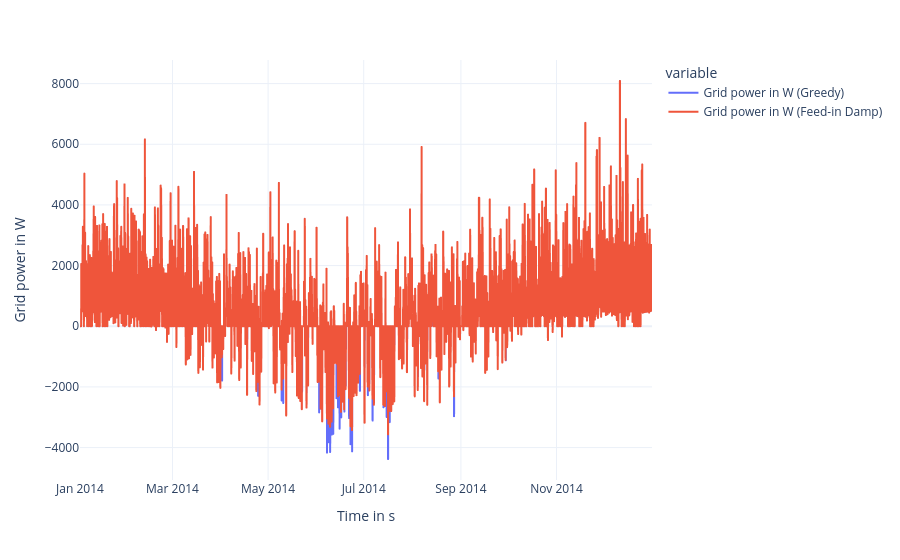

The code cell stored with this chart in its notebook:
### Markdown cell above
### Grid power

### Code cell
df[["Grid power in W (Greedy)", "Grid power in W (Feed-in Damp)"]].plot(template=template, labels={"value": "Grid power in W"})

### Figure 1 — Plotly figure (JSON) as saved in the notebook; plotly's stock layout.template omitted (floating-point values rounded to 4 significant figures; data arrays with more than 128 entries replaced by an {"elided": "..."} marker saying what was removed)
{"data": [{"hovertemplate": "variable=Grid power in W (Greedy)<br>Time in s=%{x}<br>Grid power in W=%{y}<extra></extra>", "legendgroup": "Grid power in W (Greedy)", "line": {"color": "#636efa", "dash": "solid"}, "marker": {"symbol": "circle"}, "mode": "lines", "name": "Grid power in W (Greedy)", "showlegend": true, "type": "scattergl", "x": {"elided": "8759 str values"}, "xaxis": "x", "y": {"elided": "8759 float values"}, "yaxis": "y"}, {"hovertemplate": "variable=Grid power in W (Feed-in Damp)<br>Time in s=%{x}<br>Grid power in W=%{y}<extra></extra>", "legendgroup": "Grid power in W (Feed-in Damp)", "line": {"color": "#EF553B", "dash": "solid"}, "marker": {"symbol": "circle"}, "mode": "lines", "name": "Grid power in W (Feed-in Damp)", "showlegend": true, "type": "scattergl", "x": {"elided": "8759 str values"}, "xaxis": "x", "y": {"elided": "8759 float values"}, "yaxis": "y"}], "layout": {"legend": {"title": {"text": "variable"}, "tracegroupgap": 0}, "margin": {"t": 60}, "xaxis": {"anchor": "y", "domain": [0, 1], "title": {"text": "Time in s"}}, "yaxis": {"anchor": "x", "domain": [0, 1], "title": {"text": "Grid power in W"}}}}
